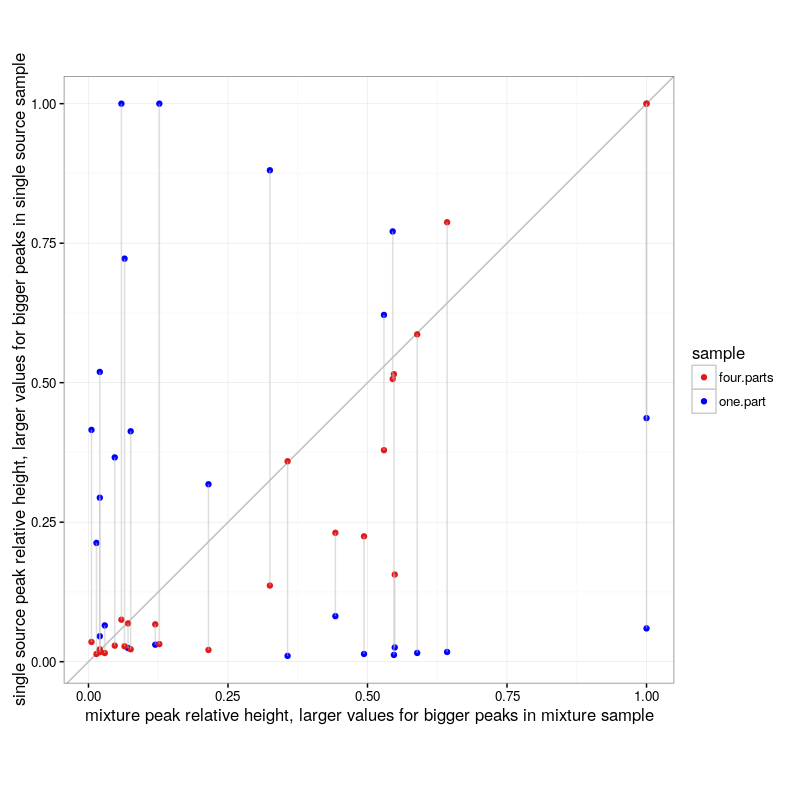

Write the R code that produced this figure.
source("packages.R")
file.vec <- c(
  mixture="data/PROVEDIt_2-5-Person Profiles_3130 5sec_IDPlus28cycles/5sec/RD14-0003(040416LEA_5sec)/A03_RD14-0003-40_41-1;4-M4a-0.075IP-Q0.6_001.5sec.fsa",
  one.part="data/PROVEDIt_1-Person Profiles_3130 20sec_IDPlus28cycles/20 sec/RD14-0003(022916LEA_20sec)/A06_RD14-0003-40d3a-0.0625IP-Q1.1_001.20sec.fsa",
  four.parts="data/PROVEDIt_1-Person Profiles_3130 20sec_IDPlus28cycles/20 sec/RD14-0003(030216LEA_20sec)/E01_RD14-0003-41d3a-0.0625IP-Q1.0_001.20sec.fsa")

ladder.vec <- Sys.glob(file.path(dirname(file.vec), "*Ladder*"))

fsa2dt <- function(mix.fsa){
  mix.fsa.data <- seqinr::read.abif(mix.fsa)
  l.vec <- sapply(mix.fsa.data$Data, length)
  channel.names <- names(l.vec)[l.vec==max(l.vec)]
  channel.dt.list <- list()
  for(channel in channel.names){
    RFU <- mix.fsa.data$Data[[channel]]
    channel.dt.list[[channel]] <- data.table(
      channel=as.integer(sub(".*[.]", "", channel)),
      Time=seq_along(RFU), RFU)
  }
  do.call(rbind, channel.dt.list)
}

one.pair.channels.list <- list()
for(file.i in seq_along(file.vec)){
  fsa <- file.vec[[file.i]]
  channels <- fsa2dt(fsa)
  one.pair.channels.list[[file.i]] <- data.table(
    sample=names(file.vec)[[file.i]], channels)
}
one.pair.channels <- do.call(rbind, one.pair.channels.list)

ip.sizes <- c(
  ##20, 40,
  ##60,
  80, 100,
  114, 120, 140, 160, 180, 200, 214, 220, 240, 250, 260, 280, 300, 314,
  320, 340, 360, 380, 400, 414, 420, 440, 460, 480, 500, 514, 520, 540,
  560, 580, 600)
(n.peaks <- length(ip.sizes))

one.pair.mid.time <- one.pair.channels[2500<Time & Time<9000]
gg <- ggplot()+
  theme_bw()+
  theme(panel.spacing=grid::unit(0, "lines"))+
  facet_wrap(
    channel ~ sample,
    scales="free",
    labeller=label_both, ncol=3)+
  geom_line(aes(
    Time, RFU),
    data=one.pair.mid.time)
print(gg)

pdir <- "figure-one-pair-models-data"
if(FALSE){
  unlink(pdir, recursive=TRUE)
}
standard.after <- one.pair.mid.time[channel==105]
fit.dt <- standard.after[, {
  non.neg <- RFU-min(RFU)
  rle.list <- rle(non.neg)
  edge.dt <- data.table(
    Time=cumsum(c(Time[1]-1L, rle.list$lengths)))
  coverage.dt <- edge.dt[, data.table(
    chrom = "chrUnknown",
    chromStart = Time[-.N],
    chromEnd = Time[-1],
    count = rle.list$values)]
  sdir <- file.path(pdir, sample)
  dir.create(sdir, showWarnings=FALSE, recursive=TRUE)
  coverage.bedGraph <- file.path(sdir, "coverage.bedGraph")
  PeakSegDisk::writeBedGraph(coverage.dt, coverage.bedGraph)
  fit <- PeakSegDisk::sequentialSearch_dir(sdir, n.peaks)
  data.table(
    fit$loss,
    segs=list(fit$segments),
    others=list(fit$others),
    rfu=list(data.table(Time, RFU, Time0=Time)))
}, by=sample]

max.dt <- fit.dt[, {
  peak.dt <- segs[[1]][status=="peak"][order(chromStart), .(
    mean,
    peakStart=chromStart+0.5,
    peakEnd=chromEnd+0.5,
    bases=ip.sizes)]
  setkey(peak.dt, peakStart, peakEnd)
  rfu.dt <- rfu[[1]]
  setkey(rfu.dt, Time, Time0)
  rfu.in.peaks <- foverlaps(rfu.dt, peak.dt, nomatch=0L)
  rfu.in.peaks[, .SD[which.max(RFU)], by=bases]
}, by=sample]

one.pair.channels[, bases := {
  samp.max <- max.dt[sample, on="sample"]
  approx(samp.max$Time, samp.max$bases, Time)$y
}, by=sample]

min.bases <- 90
max.bases <- 370
bases.dt <- data.table(base=min.bases:max.bases)
one.pair.middle <- one.pair.channels[min.bases<bases & bases<max.bases]
gg <- ggplot()+
  theme_bw()+
  theme(panel.spacing=grid::unit(0, "lines"))+
  facet_wrap(
    channel ~ sample,
    scales="free",
    labeller=label_both, ncol=3)+
  geom_line(aes(
    bases, RFU),
    data=one.pair.middle)
print(gg)

one.pair.middle[, relative.height := {
  m <- mean(RFU[bases>350])
  norm <- function(x)x-m
  norm(RFU)/norm(max(RFU))
}, by=.(channel, sample)]
sample.colors <- c(
  mixture="black",
  ## one.part="#A6CEE3", #blues
  ## four.parts="#1F78B4",
  ## one.part="#B2DF8A", #green
  ## four.parts="#33A02C",
  one.part="#FB9A99", #red
  four.parts="#E31A1C",
  "#FDBF6F", "#FF7F00", "#CAB2D6", "#6A3D9A", "#FFFF99", "#B15928")
gg <- ggplot()+
  theme_bw()+
  theme(panel.spacing=grid::unit(0, "lines"))+
  facet_grid(channel ~ ., labeller=label_both)+
  scale_color_manual(values=sample.colors)+
  geom_line(aes(
    bases, relative.height, color=sample),
    size=1, alpha=0.5,
    data=one.pair.middle)+
  scale_y_continuous(breaks=seq(0,1, by=0.2))
print(gg)

gg <- ggplot()+
  theme_bw()+
  theme(panel.spacing=grid::unit(0, "lines"))+
  geom_vline(aes(
    xintercept=base),
    color="grey",
    data=bases.dt)+
  facet_grid(channel ~ ., labeller=label_both)+
  scale_color_manual(values=sample.colors)+
  geom_point(aes(
    bases, RFU, color=sample),
    size=1, alpha=0.5,
    data=one.pair.middle)
print(gg)

one.pair.middle[, milli.bases := as.integer(bases*1000)]
one.pair.middle[, diff.prev := c(NA, diff(milli.bases)), by=.(sample, channel)]
one.pair.middle[, offset := as.integer(
  c(diff.prev[2], diff.prev[-1])/2), by=.(sample, channel)]
one.pair.middle[, chromStart := milli.bases-offset]
one.pair.middle[, chromEnd := c(
  chromStart[-1], milli.bases[.N]+offset[.N]), by=.(sample, channel)]
one.pair.middle[, count := RFU-min(RFU), by=.(sample, channel)]
one.pair.middle[, Sample := factor(
  sample, c("mixture", "four.parts", "one.part"))]
ggplot()+
  geom_point(aes(
    bases, (chromEnd+chromStart)/2000),
    data=one.pair.middle)+
  coord_equal()

gg <- ggplot()+
  theme_bw()+
  theme(panel.spacing=grid::unit(0, "lines"))+
  facet_grid(channel ~ ., labeller=label_both, scales="free")+
  scale_color_manual(values=sample.colors)+
  geom_step(aes(
    chromStart, count, color=sample),
    size=1, alpha=0.5,
    data=one.pair.middle)+
  coord_cartesian(ylim=c(0,100))
print(gg)

p <- function(channel, problemStart, problemEnd){
  data.table(channel, problemStart=problemStart-0.5, problemEnd=problemEnd+0.5)
}
problems <- rbind(
  p(4, 102, 108),
  p(4, 108, 114),
  p(4, 143, 147),
  p(4, 147, 151),
  p(4, 151, 155),
  p(4, 155, 159),
  p(4, 231, 235),
  p(4, 248, 252),
  p(4, 252, 256),
  p(4, 256, 260),
  p(3, 105, 111),
  p(3, 114, 118),
  p(3, 124, 128),
  p(3, 128, 132),
  ##p(3, 160, 166),
  p(3, 166, 170),
  p(3, 174, 178),
  p(3, 178, 182),
  p(3, 182, 186),
  p(3, 226, 232),
  p(3, 242, 248),
  p(3, 248, 260),
  p(3, 275, 279),
  p(3, 279, 283),
  p(3, 283, 287),
  p(3, 287, 300),
  p(3, 306, 312)
)

one.channel <- one.pair.middle[channel==2 & -Inf<bases & bases<Inf]
gg <- ggplot()+
  theme_bw()+
  theme(panel.spacing=grid::unit(0, "lines"))+
  scale_color_manual(values=sample.colors)+
  geom_line(aes(
    bases, count, color=Sample),
    size=1, alpha=0.5,
    data=one.channel)
print(gg)

problems[, problemMid := (problemEnd+problemStart)/2]
problems[, problem.i := 1:.N, by=channel]
setkey(problems, channel, problemStart, problemEnd)
one.pair.middle[, bases0 := bases]
setkey(one.pair.middle, channel, bases, bases0)
prob.data <- foverlaps(problems, one.pair.middle, nomatch=0L)
prob.data[, bases.from.middle := bases-problemMid]
gg <- ggplot()+
  theme_bw()+
  theme(panel.spacing=grid::unit(0, "lines"))+
  facet_grid(
    channel ~ problem.i, scales="free", space="free", labeller=label_both)+
  scale_color_manual(values=sample.colors)+
  scale_x_continuous(breaks=seq(-1000, 1000, by=2))+
  geom_line(aes(
    bases.from.middle, relative.height, color=Sample),
    size=1, alpha=0.5,
    data=prob.data)
print(gg)

seg.dt <- prob.data[, {
  one.prob <- data.table(
    sample.id=sample,
    sample.group=sample,
    chromStart, chromEnd, count)
  plist <- PeakSegJoint::ProfileList(one.prob)
  fit <- PeakSegJoint::PeakSegJointFaster(plist)
  segStart <- with(fit, c(data_start_end[1], peak_start_end))
  segEnd <- with(fit, c(peak_start_end, data_start_end[2]))
  with(fit, data.table(
    segStart,
    segEnd,
    mean=as.numeric(t(mean_mat)),
    status=c("background", "peak", "background"),
    sample=sub(".*/", "", rep(rownames(mean_mat), each=3))))
}, by=.(channel, problem.i)][problems, on=.(channel, problem.i)]

for(millibases.name in c("segStart", "segEnd")){
  millibases <- seg.dt[[millibases.name]]
  norm.name <- paste0("norm.", millibases.name)
  seg.dt[[norm.name]] <- millibases/1000-seg.dt$problemMid
}
gg <- ggplot()+
  theme_bw()+
  theme(panel.spacing=grid::unit(0, "lines"))+
  facet_grid(
    channel + problem.i ~ ., scales="free", labeller=label_both)+
  scale_color_manual(values=sample.colors)+
  scale_x_continuous(breaks=seq(-1000, 1000, by=2))+
  geom_point(aes(
    bases.from.middle, count, color=Sample),
    size=1, alpha=0.5,
    data=prob.data)+
  geom_segment(aes(
    norm.segStart, mean,
    xend=norm.segEnd, yend=mean),
    color="green",
    size=1,
    data=seg.dt)
print(gg)


bg.means <- seg.dt[, .(
  mean=mean(mean)
), by=.(channel, problem.i, sample, status)]
bg.means.wide <- dcast(
  bg.means, channel + problem.i + sample ~ status, value.var="mean")
bg.means.wide[, log10.ratio := log10(peak/background)]
mixture <- bg.means.wide[sample=="mixture", .(
  channel, problem.i, mixture.log10.ratio=log10.ratio)]
single <- bg.means.wide[sample!="mixture", .(
  channel, problem.i, sample, single.log10.ratio=log10.ratio)
  ][mixture, on=.(channel, problem.i)]

ggplot()+
  coord_equal()+
  theme_bw()+
  geom_abline(slope=1, intercept=0, color="grey")+
  geom_point(aes(
    mixture.log10.ratio, single.log10.ratio, color=sample),
    data=single)+
  scale_color_manual(values=sample.colors)+
  scale_x_continuous(paste(
    "mixture log10(peak/background),",
    "larger values for bigger peaks in mixture sample"))+
  scale_y_continuous(paste(
    "single source log10(peak/background),",
    "larger values for bigger peaks in single source sample"))

single.wide <- dcast(
  bg.means.wide,
  channel + problem.i ~ sample,
  value.var="log10.ratio")
ggplot()+
  coord_equal()+
  theme_bw()+
  geom_abline(slope=1, intercept=0, color="grey")+
  geom_point(aes(
    mixture.log10.ratio, single.log10.ratio, color=sample),
    data=single)+
  geom_segment(aes(
    mixture, one.part,
    xend=mixture, yend=four.parts),
    color="red",
    alpha=0.5,
    data=single.wide)+
  scale_color_manual(values=sample.colors)+
  scale_x_continuous(paste(
    "mixture log10(peak/background),",
    "larger values for bigger peaks in mixture sample"))+
  scale_y_continuous(paste(
    "single source log10(peak/background),",
    "larger values for bigger peaks in single source sample"))

mixture.m <- bg.means.wide[sample=="mixture", .(
  channel, problem.i, mixture.mean=peak)]
single.m <- bg.means.wide[sample!="mixture", .(
  channel, problem.i, sample, single.mean=peak)
  ][mixture.m, on=.(channel, problem.i)]
single.m.wide <- dcast(
  bg.means.wide,
  channel + problem.i ~ sample,
  value.var="peak")
ggplot()+
  coord_equal()+
  theme_bw()+
  geom_abline(slope=1, intercept=0, color="grey")+
  geom_point(aes(
    mixture.mean, single.mean, color=sample),
    data=single.m)+
  geom_segment(aes(
    mixture, one.part,
    xend=mixture, yend=four.parts),
    color="red",
    alpha=0.5,
    data=single.m.wide)+
  scale_color_manual(values=sample.colors)+
  scale_x_continuous(paste(
    "mixture peak mean,",
    "larger values for bigger peaks in mixture sample"))+
  scale_y_continuous(paste(
    "single source peak mean,",
    "larger values for bigger peaks in single source sample"))

gg <- ggplot()+
  theme_bw()+
  theme(panel.spacing=grid::unit(0, "lines"))+
  facet_grid(
    channel + problem.i ~ ., scales="free", labeller=label_both)+
  scale_color_manual(values=sample.colors)+
  coord_cartesian(xlim=c(-3, 3))+
  geom_point(aes(
    bases.from.middle, count, color=Sample),
    size=1, alpha=0.5,
    data=prob.data)+
  geom_segment(aes(
    norm.segStart, mean,
    xend=norm.segEnd, yend=mean),
    color="green",
    size=1,
    data=seg.dt)
print(gg)

(peak.dt <- seg.dt[status=="peak"])
setkey(peak.dt, channel, problem.i, sample, segStart, segEnd)
setkey(prob.data, channel, problem.i, sample, chromStart, chromEnd)
data.in.peaks <- foverlaps(prob.data, peak.dt, nomatch=0L)
largest.in.peaks <- data.in.peaks[, .SD[
  which.max(count)
], by=.(channel, problem.i, sample)]

gg <- ggplot()+
  theme_bw()+
  theme(panel.spacing=grid::unit(0, "lines"))+
  facet_grid(
    channel + problem.i ~ ., labeller=label_both)+
  scale_color_manual(values=sample.colors)+
  coord_cartesian(xlim=c(-3, 3))+
  geom_line(aes(
    bases.from.middle, relative.height, color=Sample),
    size=1, alpha=0.5,
    data=prob.data)+
  geom_point(aes(
    bases.from.middle,
    color=Sample,
    relative.height),
    data=largest.in.peaks)
print(gg)

mixture.l <- largest.in.peaks[sample=="mixture", .(
  channel, problem.i, mixture=relative.height)]
single.l <- largest.in.peaks[sample!="mixture", .(
  channel, problem.i, sample, single=relative.height)
  ][mixture.l, on=.(channel, problem.i)]
single.l.wide <- dcast(
  largest.in.peaks,
  channel + problem.i ~ sample,
  value.var="relative.height")
ggplot()+
  coord_equal()+
  theme_bw()+
  geom_abline(slope=1, intercept=0, color="grey")+
  geom_point(aes(
    mixture, single, color=sample),
    data=single.l)+
  geom_segment(aes(
    mixture, one.part,
    xend=mixture, yend=four.parts),
    color="red",
    alpha=0.5,
    data=single.l.wide)+
  scale_color_manual(values=sample.colors)+
  scale_x_continuous(paste(
    "mixture peak relative height,",
    "larger values for bigger peaks in mixture sample"))+
  scale_y_continuous(paste(
    "single source peak relative height,",
    "larger values for bigger peaks in single source sample"))


gg <- ggplot()+
  theme_bw()+
  theme(panel.spacing=grid::unit(0, "lines"))+
  facet_grid(
    channel + problem.i ~ ., labeller=label_both)+
  scale_color_manual(values=sample.colors)+
  coord_cartesian(xlim=c(-3, 3))+
  geom_line(aes(
    bases.from.middle, relative.height, color=Sample),
    size=1, alpha=0.5,
    data=prob.data)+
  geom_point(aes(
    bases.from.middle,
    color=Sample,
    relative.height),
    data=largest.in.peaks)
print(gg)

mixture.l <- largest.in.peaks[sample=="mixture", .(
  channel, problem.i, mixture=relative.height)]
single.l <- largest.in.peaks[sample!="mixture", .(
  channel, problem.i, sample, single=relative.height)
  ][mixture.l, on=.(channel, problem.i)]
single.l.wide <- dcast(
  largest.in.peaks,
  channel + problem.i ~ sample,
  value.var="relative.height")
gg <- ggplot()+
  coord_equal()+
  theme_bw()+
  geom_abline(slope=1, intercept=0, color="grey")+
  geom_point(aes(
    mixture, single, color=sample),
    data=single.l)+
  geom_segment(aes(
    mixture, one.part,
    xend=mixture, yend=four.parts),
    color="grey",
    alpha=0.5,
    data=single.l.wide)+
  scale_color_manual(values=sample.colors)+
  scale_x_continuous(paste(
    "mixture peak relative height,",
    "larger values for bigger peaks in mixture sample"))+
  scale_y_continuous(paste(
    "single source peak relative height,",
    "larger values for bigger peaks in single source sample"))
png("figure-one-pair-models-joint.png", width=8, height=8, units="in", res=100)
print(gg)
dev.off()
